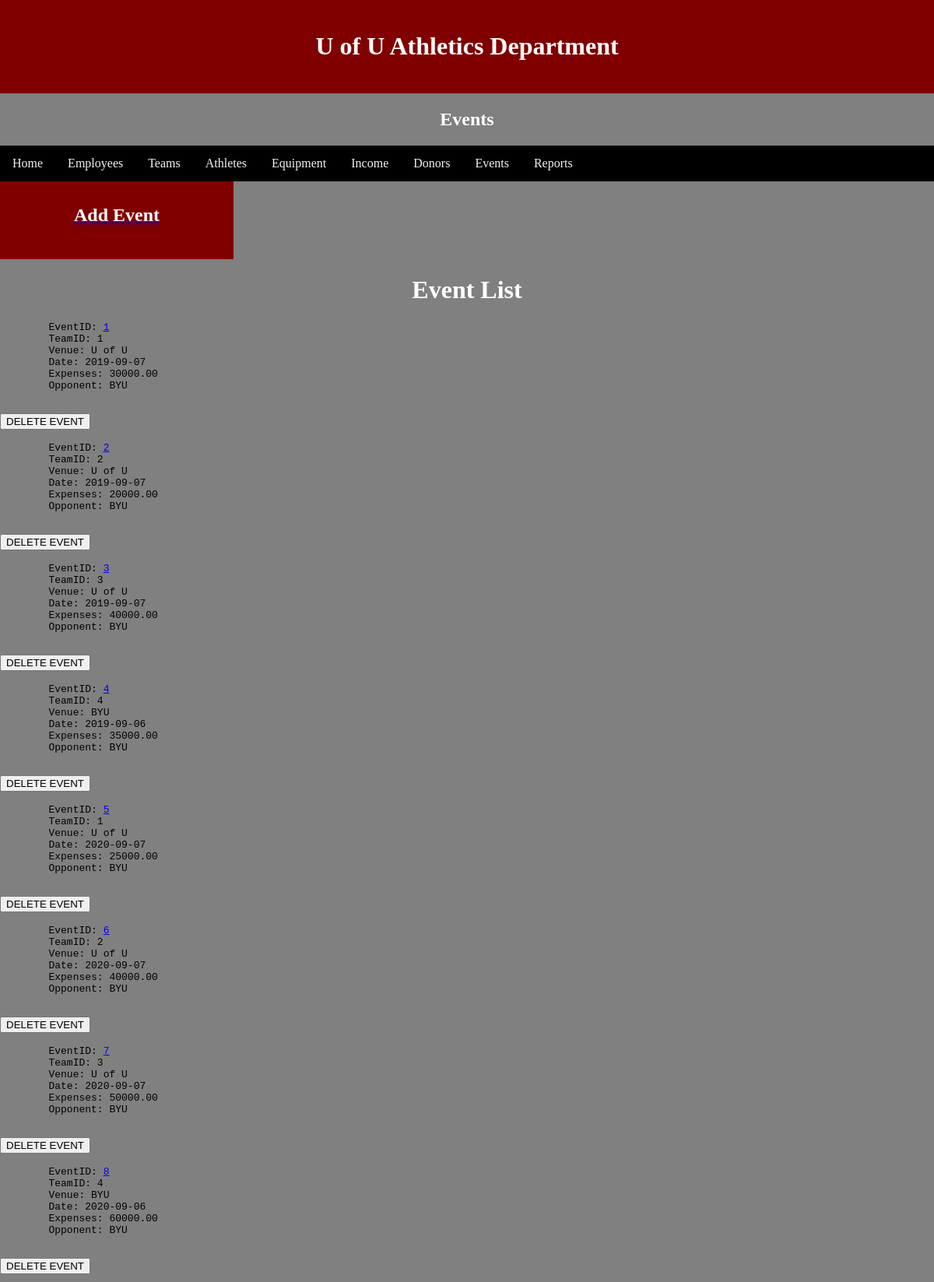
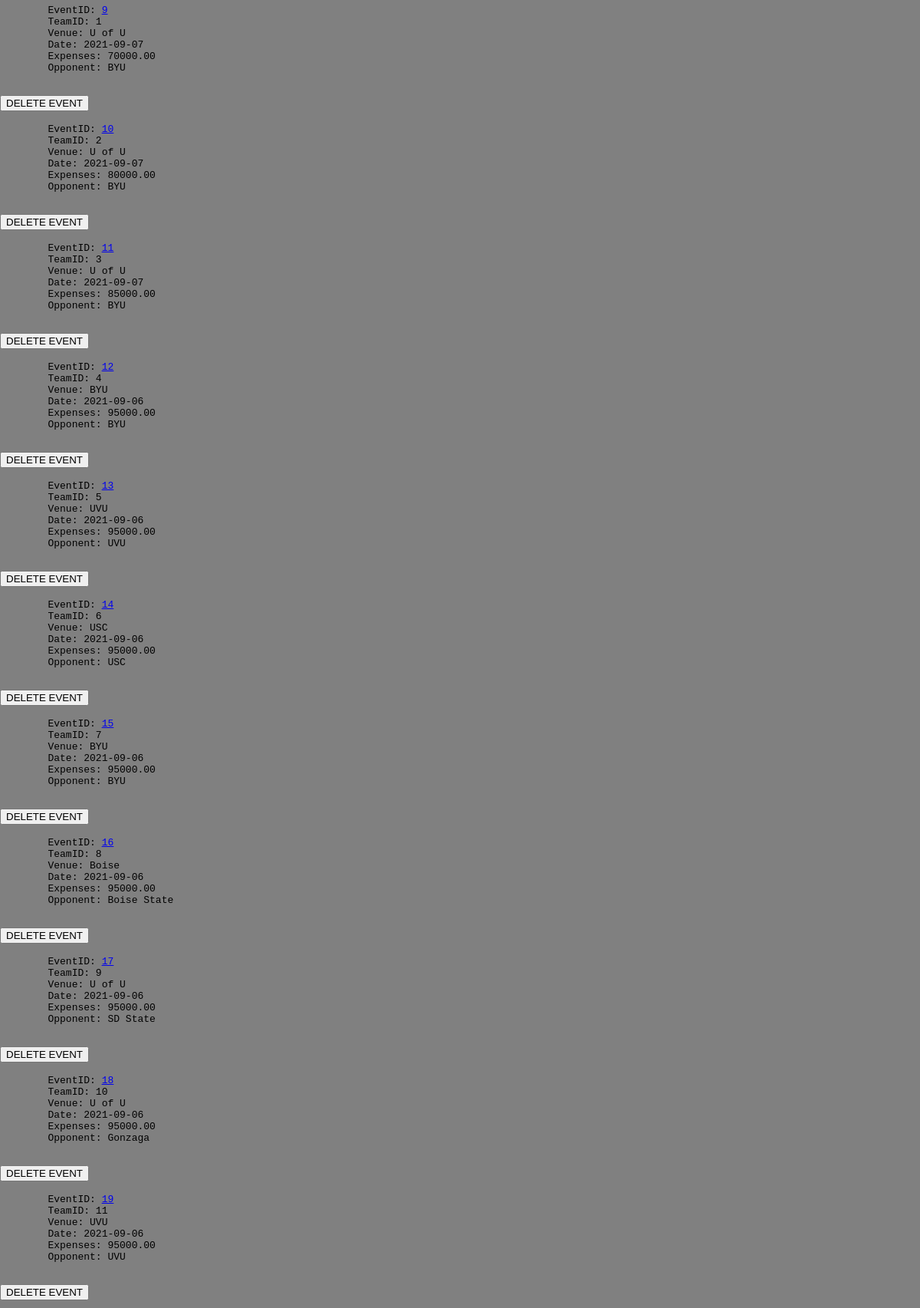
The app's page /Pages/Main/events.php (signed in, upper part) with its own data (2 pictures, top to bottom).
### tables this page shows
CREATE TABLE IF NOT EXISTS `events` (
  `EventID` int NOT NULL AUTO_INCREMENT,
  `TeamID` int NOT NULL,
  `Venue` varchar(30) NOT NULL,
  `Date` date NOT NULL,
  `Expenses` decimal(9,2) NOT NULL,
  `Opponent` varchar(30) NOT NULL,
  PRIMARY KEY (`EventID`),
  KEY `FK_Events_TeamID` (`TeamID`)
);

### Pages/Main/events.php (the view, shortened to what this page needs)
<html>
	<head>
		<link rel='stylesheet' href='../../styles/projectstyles.css'>
	</head>
		<body>
			<?php
			require_once '../components/header.php';
			?>
		  <h2>Events</h2>
			<?php
			require_once '../components/topnav.php';
			?>
		<div>
		<div class="row">
		  <div class="column" style="background-color:maroon;">
			<a href="../add/add-event.php"><h2>Add Event</h2></a>
		  </div>
		</div>
			<h1>Event List</h1>
<?php
require_once '../../database/DBlogin.php';
$conn = new mysqli($hn, $un, $pw, $db);
$query = "SELECT * FROM events";
$result = $conn->query($query);
$rows = $result->num_rows;
for($j=0; $j<$rows; ++$j)
{
	$row = $result->fetch_array(MYSQLI_ASSOC);
echo <<<_END
	<pre>
	EventID: <a href='../update/update-event.php?EventID=$row[EventID]'>$row[EventID]</a>
	TeamID: $row[TeamID]
	Venue: $row[Venue]
	Date: $row[Date]
	Expenses: $row[Expenses]
	Opponent: $row[Opponent]
	</pre>
	<form action='../delete/delete-event.php' method='post'>
		<input type='hidden' name='delete' value='yes'>
		<input type='hidden' name='EventID' value='$row[EventID]'>
		<input type='submit' value='DELETE EVENT'>
	</form>
_END;
}
?>
	</body>
</html>
<?php
require_once '../components/footer.php';
?>

### Styles/projectstyles.css (style rules this page uses)
body { background-color: gray; }
h1, h2 { color: white; text-align: center; }
* { box-sizing: border-box; }
.column { float: left; width: 25%; padding: 10px; height: 100px; }
.row:after { content: ""; display: table; clear: both; }
body { margin: 0; }

### records on screen
events: EventID "1", TeamID "1", Venue "U of U", Date "2019-09-07", Expenses "30000.00", Opponent "BYU"
events: EventID "2", TeamID "2", Venue "U of U", Date "2019-09-07", Expenses "20000.00", Opponent "BYU"
events: EventID "3", TeamID "3", Venue "U of U", Date "2019-09-07", Expenses "40000.00", Opponent "BYU"
events: EventID "4", TeamID "4", Venue "BYU", Date "2019-09-06", Expenses "35000.00", Opponent "BYU"
events: EventID "5", TeamID "1", Venue "U of U", Date "2020-09-07", Expenses "25000.00", Opponent "BYU"
events: EventID "6", TeamID "2", Venue "U of U", Date "2020-09-07", Expenses "40000.00", Opponent "BYU"
events: EventID "7", TeamID "3", Venue "U of U", Date "2020-09-07", Expenses "50000.00", Opponent "BYU"
events: EventID "8", TeamID "4", Venue "BYU", Date "2020-09-06", Expenses "60000.00", Opponent "BYU"
events: EventID "9", TeamID "1", Venue "U of U", Date "2021-09-07", Expenses "70000.00", Opponent "BYU"
events: EventID "10", TeamID "2", Venue "U of U", Date "2021-09-07", Expenses "80000.00", Opponent "BYU"
events: EventID "11", TeamID "3", Venue "U of U", Date "2021-09-07", Expenses "85000.00", Opponent "BYU"
events: EventID "12", TeamID "4", Venue "BYU", Date "2021-09-06", Expenses "95000.00", Opponent "BYU"
events: EventID "13", TeamID "5", Venue "UVU", Date "2021-09-06", Expenses "95000.00", Opponent "UVU"
events: EventID "14", TeamID "6", Venue "USC", Date "2021-09-06", Expenses "95000.00", Opponent "USC"
events: EventID "15", TeamID "7", Venue "BYU", Date "2021-09-06", Expenses "95000.00", Opponent "BYU"
events: EventID "16", TeamID "8", Venue "Boise", Date "2021-09-06", Expenses "95000.00", Opponent "Boise State"
events: EventID "17", TeamID "9", Venue "U of U", Date "2021-09-06", Expenses "95000.00", Opponent "SD State"
events: EventID "18", TeamID "10", Venue "U of U", Date "2021-09-06", Expenses "95000.00", Opponent "Gonzaga"
events: EventID "19", TeamID "11", Venue "UVU", Date "2021-09-06", Expenses "95000.00", Opponent "UVU"
